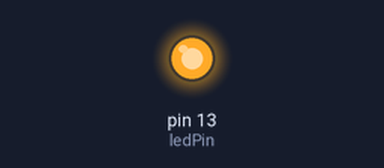
A sketch run on a simulated Arduino Uno, built with avr-gcc and run on an emulated ATmega328P. Shown: output pins drawn as LEDs (lit = HIGH).

Above: at 0.1 s.
Timing chart, 0 to 1.6 s (numbered marks = the images above):
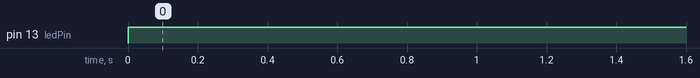

Measured:
- by itself, pin 13 (ledPin): LOW → HIGH at 0.00 s

The sketch:

ElectromagnetTest.ino
```cpp
const int ledPin = 13;    // the number of the LED pin

// variables will change:
int buttonState = 0;  // variable for reading the pushbutton status

void setup() {
  // initialize the LED pin as an output:
  pinMode(ledPin, OUTPUT);

}

void loop() {

    digitalWrite(ledPin, HIGH);


}
```
